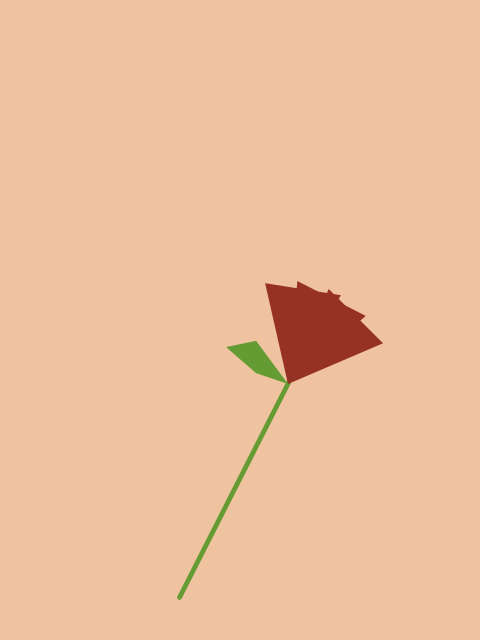
Frame 1 (no input)
Frame 2 (the mouse pressed at the canvas centre, redrawn once): identical to frame 1, image omitted

The Processing sketch that drew this single still picture (run headless with seeded random() and noise(); the mouse was pressed at the canvas centre and the sketch redrawn once):

// Processing sketch: american_beauty
// ── american_beauty.pde
// Manuale di Programmazione Cinematografica
// Daniele Olmisani, 2017

// American Beauty (1999)


final color PAPER = color(240, 195, 160);
final color INK1 = color(100, 155, 50);
final color INK2 = color(150, 50, 35);

final float S = 0.1;
final float U = 0.02;


void setup() {
  size(480, 640);
  noLoop();
}


void draw() {
 
  final float F = S*min(width, height);
  
  translate(0.6*width, 0.6*height);
  scale(F);
  
  rotate(0.15*PI);
  
  background(PAPER);
  
  stroke(INK1);
  strokeWeight(5*U);
  line(0, -1, 0, 5);
  
  fill(INK1);
  noStroke();
  quad(0, 0, -1, -0.5, -1.5, -0.1, -0.7, 0.1);
 
  fill(INK2);
  noStroke();
  
  float a = 0.1*PI;
  rotate(-a);
  for (int i=0; i<3; i++) {
    triangle(-0.8, -2, 0.8, -2, 0, 0);
    rotate(a);
  }

  save("american-beauty.png");
}
